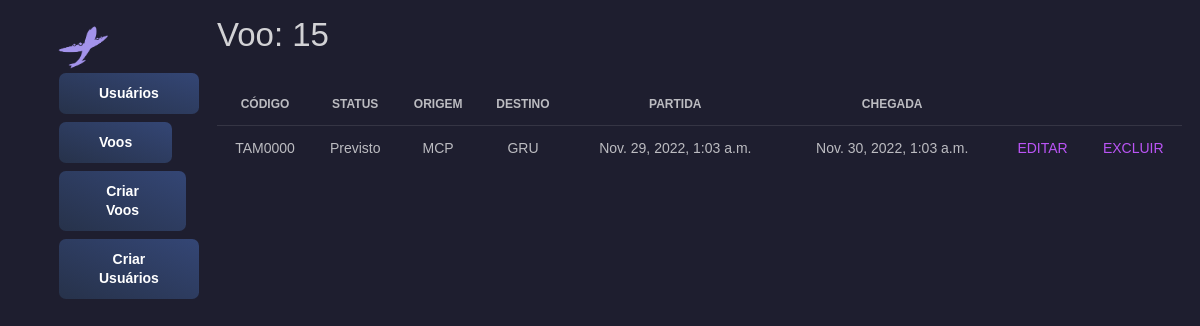
Page /flightmanagement/flight/15 on the earlier database version.
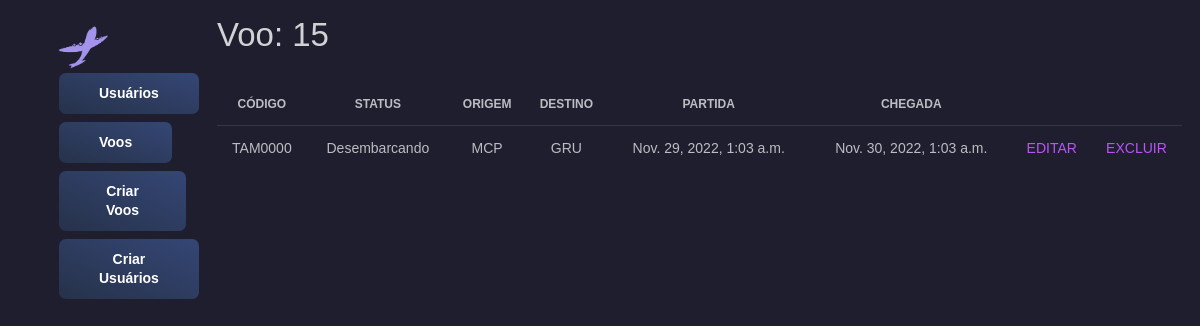
Same page on the later database version.
### flight_management/models.py (models this page shows, shortened)
class Flight(models.Model):
    id = models.BigAutoField(primary_key=True)
    fk_flightstatus = models.ForeignKey(FlightStatus, on_delete=models.SET_NULL, blank=True, null=True)
    tx_code = models.CharField(max_length=8)
    dt_est_departure = models.DateTimeField(blank=True, null=True)
    dt_est_arrival = models.DateTimeField(blank=True, null=True)
    nm_origin = models.CharField(max_length=3, choices=AirportCodes.choices)
    nm_destination = models.CharField(max_length=3, choices=AirportCodes.choices)
    class Meta:
        db_table = 'flight'

class FlightStatus(models.Model):
    id = models.BigAutoField(primary_key=True)
    dt_departure = models.DateTimeField(blank=True, null=True)
    dt_arrival = models.DateTimeField(blank=True, null=True)
    nm_status = models.CharField(max_length=13, choices=Status.choices, default=Status.PREVISTO)
    dt_creation = models.DateTimeField(auto_now=True)
    dt_updated = models.DateTimeField(auto_now=True)
    dt_done = models.DateTimeField(blank=True, null=True)
    class Meta:
        db_table = 'flight_status'

### flight_management/views.py (the view)
# urls.py: path('flight/<int:pk>', views.FlightDetailView.as_view(), name='flight-detail'),
class FlightDetailView(generic.DetailView):
    model = Flight

### flight_management/template/flight_management/flight_detail.html (shortened to what this page needs)
{% extends "base_generic.html" %}
{% block content %}
<h1>Voo: {{ flight.id }} </h1>
<table class="table tablesorter " id="">
    <thead class=" text-primary">
      <tr class="text-center">
        <th>Código</th>
        <th>Status</th>
        <th>Origem</th>
        <th>Destino</th>
        <th>Partida</th>
        <th>Chegada</th>
        <th></th>
        <th></th>
      </tr>
    </thead>
    <tbody>
        <tr class="text-center">
            <td>{{flight.tx_code}}</td>
            <td>{{flight.fk_flightstatus.nm_status}}</td>
            <td>{{flight.nm_origin}}</td>
            <td>{{flight.nm_destination}}</td>
            <td>{{flight.dt_est_departure}}</td>
            <td>{{flight.dt_est_arrival}}</td>
            <td>
              <a href="{% url 'flight-update' flight.id %}">EDITAR</a>
            </td>
            <td>
              <a href="{% url 'flight-delete' flight.id %}">EXCLUIR</a>
            </td>
        </tr>
    </tbody>
  </table>
{% endblock %}

Differences in the rows shown:
changed through a linked row, Flight "TAM0000": fk_flightstatus.nm_status "Previsto" → "Desembarcando"
